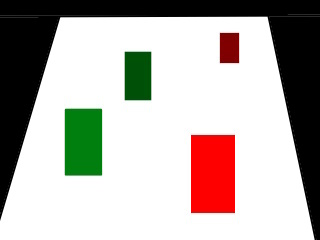
#> input picture src/py/blobtest/blobs_c02.jpg, 320 x 240 px
$ python Blob_Detector_test01.py
#> lines starting #> are read from the running program, lines starting #| are printed output that depends on the picture; after the words box and inside, x2 and y2 are one past the last pixel; in counts of white or black regions, pixels touching at a corner belong together
import cv2
import numpy as np

# Load image
img = cv2.imread("blobs_c02.jpg")
#> img is the input picture: shape (240, 320, 3); mean B, G, R 170, 174.8, 181.5

imgB, imgG, imgR = cv2.split(img)
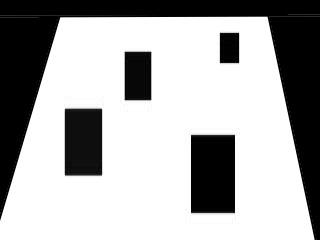
#> imgB: shape (240, 320); min 0, max 255, mean 170
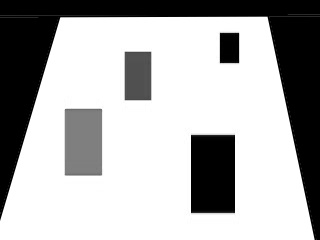
#> imgG: shape (240, 320); min 0, max 255, mean 174.8
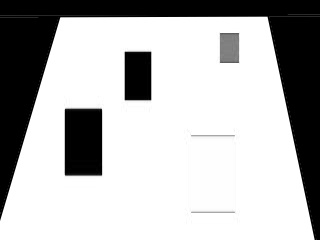
#> imgR: shape (240, 320); min 0, max 255, mean 181.5

cv2.imshow("Original", img)
cv2.imshow("Kanal B", imgB)
cv2.imshow("Kanal G", imgG)
cv2.imshow("Kanal R", imgR)


cv2.waitKey(1)

# Set up the SimpleBlobDetector with default parameters
params = cv2.SimpleBlobDetector_Params()

# Set the threshold
params.minThreshold = 10
params.maxThreshold = 200

# Set the area filter
params.filterByArea = True
params.minArea = 100
params.maxArea = 1000

# Set the circularity filter
params.filterByCircularity = True
params.minCircularity = 0.1
params.maxCircularity = 1

# Set the convexity filter
params.filterByConvexity = True
params.minConvexity = 0.87
params.maxConvexity = 1

# Set the inertia filter
params.filterByInertia = True
params.minInertiaRatio = 0.01
params.maxInertiaRatio = 1

# Create a detector with the parameters
# detector = cv2.SimpleBlobDetector_create(params)
# Create detector with defaults
detector = cv2.SimpleBlobDetector_create()

# Detect blobs
keypoints = detector.detect(img)
#> keypoints = 4 keypoints; (x, y, size): (212, 174, 75.8), (83, 142, 63.7), (137, 76, 45.8), (229, 48, 31)

# Draw detected blobs as red circles
# img_with_keypoints = cv2.drawKeypoints(img, keypoints, np.array([]), (0, 0, 255),
#                                       cv2.DRAW_MATCHES_FLAGS_DRAW_RICH_KEYPOINTS)

# Show the image with detected blobs
img_blobs = img

# detect colors of blobs
# loop all keypoints
for i in range(len(keypoints)):
    x = round(keypoints[i].pt[0])
    y = round(keypoints[i].pt[1])
    size = round(keypoints[i].size)
    print(x)
    print(y)
    print(size)
    center = (x, y)
    radius = size
    color = (255, 0, 0)
    thickness = 2
    img_blobs = cv2.circle(img_blobs, center, radius, color, thickness)
    cv2.imshow("Blobs", img_blobs)

    cv2.waitKey(0)
#> this loop made 4 passes
#> (x, y, size, radius) on passes 1 to 4: (137, 76, 46, 46), (229, 48, 31, 31), (212, 174, 76, 76), (83, 142, 64, 64)
#| 137
#| 76
#| 46
#| 229
#| 48
#| 31
#| 212
#| 174
#| 76
#| 83
#> (further printed lines are left out)
#> pass 1, `img_blobs = cv2.circle(img_blobs, center, radius, color, thickness)`:
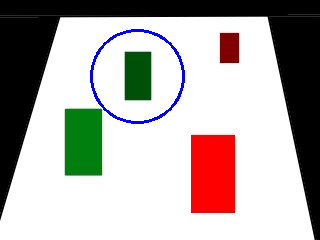
#> img_blobs: shape (240, 320, 3); 1.11% of pixels changed, all inside (x1, y1, x2, y2) = (90, 29, 185, 124)
#> pass 2, `img_blobs = cv2.circle(img_blobs, center, radius, color, thickness)`:
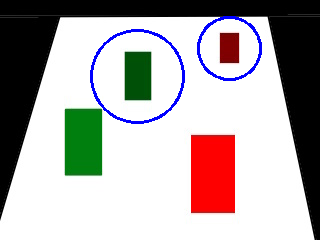
#> img_blobs: shape (240, 320, 3); 0.78% of pixels changed, all inside (x1, y1, x2, y2) = (197, 16, 262, 81)
#> pass 3, `img_blobs = cv2.circle(img_blobs, center, radius, color, thickness)`:
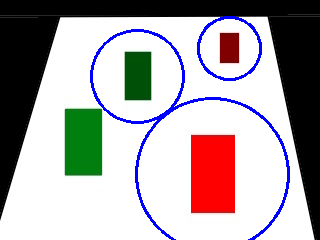
#> img_blobs: shape (240, 320, 3); 1.53% of pixels changed, all inside (x1, y1, x2, y2) = (135, 97, 290, 240)
#> after the loop:
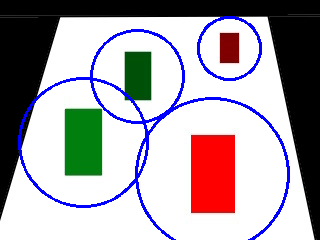
#> img_blobs: shape (240, 320, 3); 1.47% of pixels changed, all inside (x1, y1, x2, y2) = (18, 77, 149, 208)
# crop small rectangle

# calculate color

cv2.waitKey(0)
cv2.destroyAllWindows()

$ run again, with src/py/blobtest/blobs_c01.jpg copied over src/py/blobtest/blobs_c02.jpg
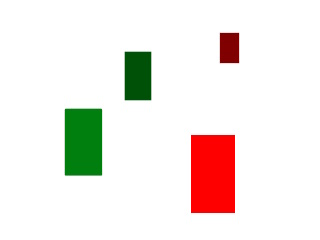
#> input picture src/py/blobtest/blobs_c01.jpg, 320 x 240 px
#> img is the input picture: shape (240, 320, 3); mean B, G, R 229.7, 234.5, 241.3
#> keypoints = 4 keypoints; (x, y, size): (212, 174, 75.8), (83, 142, 63.7), (137, 76, 45.8), (229, 48, 31)
#> the loop `for i in range(len(keypoints)):` made 4 passes
#> (x, y, size, radius) on passes 1 to 4: (137, 76, 46, 46), (229, 48, 31, 31), (212, 174, 76, 76), (83, 142, 64, 64)
#> (printed output is left out)
#> pass 1, `img_blobs = cv2.circle(img_blobs, center, radius, color, thickness)`:
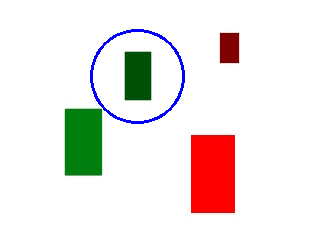
#> img_blobs: shape (240, 320, 3); 1.11% of pixels changed, all inside (x1, y1, x2, y2) = (90, 29, 185, 124)
#> after the loop `for i in range(len(keypoints)):`:
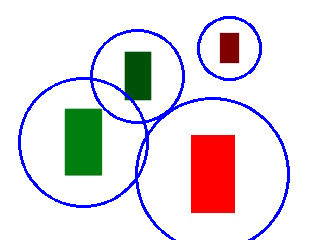
#> img_blobs: shape (240, 320, 3); mean B, G, R 229.7, 222.2, 228.9
